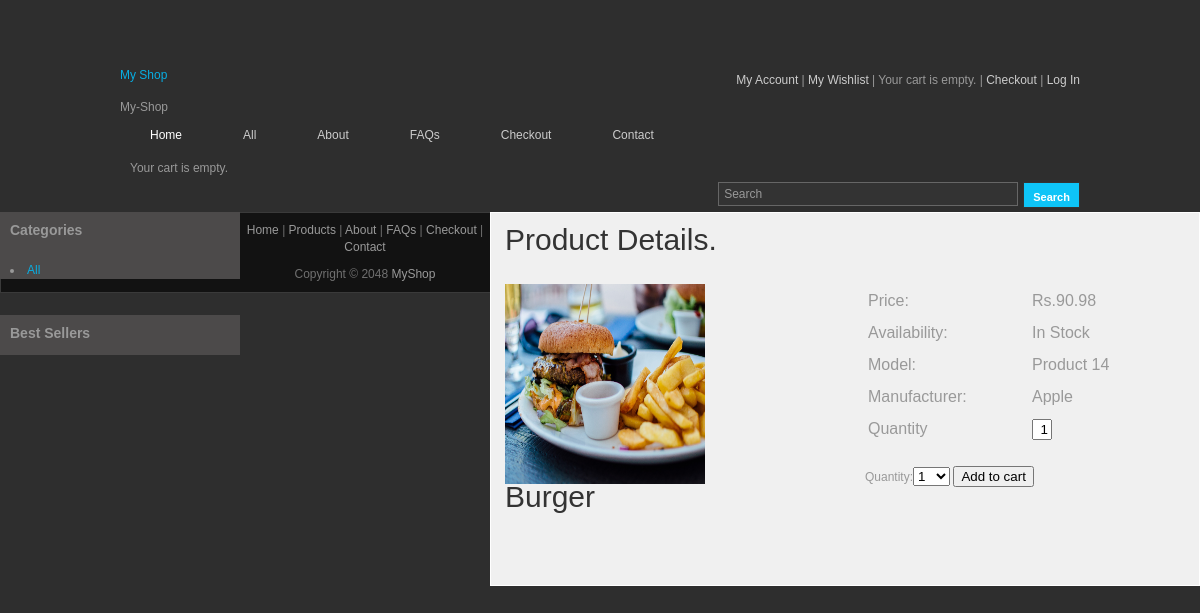
/8/burger/, run on the app's committed database.
### shop/models.py (models this page shows, shortened)
class Product(models.Model):
    category=models.ForeignKey(Category,related_name='products',on_delete=models.CASCADE)
    name=models.CharField(max_length=200,db_index=True)
    slug=models.SlugField(max_length=200,db_index=True)
    image=models.ImageField(upload_to='products/%y/%m/%d',blank=True)
    description=models.TextField(blank=True)
    price=models.DecimalField(max_digits=10,decimal_places=2)
    available=models.BooleanField(default=True)
    created=models.DateTimeField(auto_now_add=True)
    updated=models.DateTimeField(auto_now=True)
    class Meta:
        ordering=('name',)
        index_together=(('id','slug'),)

### shop/views.py (the view)
# urls.py: path('<int:id>/<slug:slug>/',views.product_detail,name='product_detail'),
def product_detail(request,id,slug):
    product = get_object_or_404(Product,id=id,
                                slug=slug,
                                available=True)
    cart_product_form = CartAddProductForm()
    return render(request,
                  'shop/product/detail.html',
                  {'product':product,
                   'cart_product_form':cart_product_form})

### cart/forms.py
class CartAddProductForm(forms.Form):
    quantity = forms.TypedChoiceField(choices=PRODUCT_QUANTITY_CHOICES,coerce=int)
    update = forms.BooleanField(required=False,
                                initial=False,
                                widget=forms.HiddenInput)

### cart/cart.py (called while the page is built)
    def __len__(self):
        return sum(item['quantity'] for item in self.cart.values())

### cart/context_processors.py (called while the page is built)
def cart(request):
    return {'cart': Cart(request)}

### shop/models.py (called while the page is built)
    def get_absolute_url(self):
        return reverse('shop:product_list_by_category',args=[self.slug])

### shop/templates/shop/product/detail.html (shortened to what this page needs)
﻿{% extends "shop/base.html" %}
{% load static %}
{% block content %}
<div id="templatemo_main">
   		<div id="sidebar" class="float_l">
        	<div class="sidebar_box"><span class="bottom"></span>
            	<h3>Categories</h3>
                <div class="content">
	<li {% if not category %}class="selected"{% endif %}><a href="{% url "shop:product_list" %}">All</a>
</li>
                </div>
            </div>
<div class="sidebar_box"><span class="bottom"></span>
            	<h3>Best Sellers </h3>
            </div>
        </div>
 <div id="content" class="float_r">
            <h1>Product Details.</h1>
            <div class="content_half float_l">
        	<img src="{% if product.image %}{{ product.image.url }}{% else %}
{% static "img/no_image.png" %}{% endif %}" width=200 height= 200/>
<h1>{{ product.name }}</h1>
 </div>
            <div class="content_half float_r">
				<table>
                    <tr>
                        <td height="30" width="160">Price:</td>
                        <td>Rs.{{ product.price }}</td>
                    </tr>
                    <tr>
                        <td height="30">Availability:</td>
                        <td>In Stock</td>
                    </tr>
                    <tr>
                        <td height="30">Model:</td>
                        <td>Product 14</td>
                    </tr>
                    <tr>
                        <td height="30">Manufacturer:</td>
                        <td>Apple</td>
                    </tr>
                    <tr><td height="30">Quantity</td><td><input type="text" value="1" style="width: 20px; text-align: right" /></td></tr>
                </table>
                <div class="cleaner h20"></div>
                <form action="{% url "cart:cart_add" product.id %}" method="post">
{{ cart_product_form }}
<input type="submit" value="Add to cart">
</form>
			</div>
            <div class="cleaner h30"></div>
 </div>
   {% endblock %}

### static/css/templatemo_style.css (style rules this page uses)
a, a:link, a:visited { color: #08aee3; font-weight: normal; text-decoration: none; }
img { border: none; }
h1, h2, h3, h4, h5, h6 { color: #333; font-weight: normal; }
h1 { font-size: 30px; margin: 0 0 30px; padding: 5px 0; }
h3 { font-size: 20px; margin: 0 0 20px; padding: 0; }
.cleaner { clear: both }
.h20 { height: 20px }
.h30 { height: 30px }
.float_l { float: left }
.float_r { float: right }
#templatemo_main { width: 100%; margin-bottom: 10px; }
#content { width: 680px; background: #f0f0f0; border: 1px solid #fff; padding: 14px; }
#sidebar { width: 240px }
.sidebar_box { position: relative; background: #4c4a4a; margin-bottom: 36px; }
#sidebar .sidebar_box .content { padding: 10px 10px 0; }
.content_half { width: 320px; }

### data on the page
Product: image (picture), name "Burger", price "90.98"
